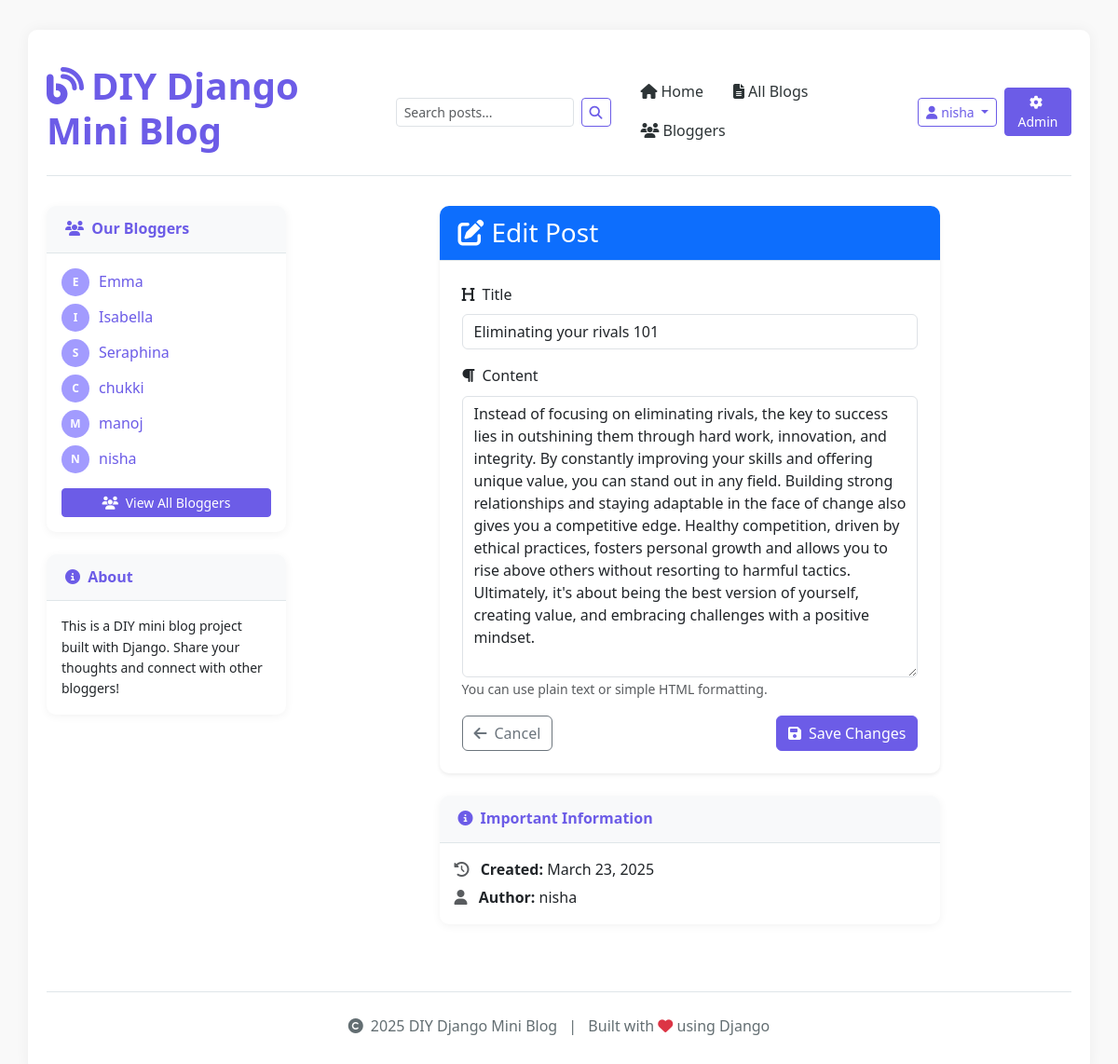
Screenshot of /blog/post/7/update/ (signed in) with the database file from the repository.
### blog/models.py (models this page shows, shortened)
class Post(models.Model):
    title = models.CharField(max_length=200)
    content = models.TextField()
    date_posted = models.DateTimeField(default=timezone.now)
    author = models.ForeignKey(User, on_delete=models.CASCADE)
    categories = models.ManyToManyField(Category, related_name='posts', blank=True)
    likes = models.ManyToManyField(User, related_name='liked_posts', blank=True)
    class Meta:
        ordering = ['-date_posted']

### blog/views.py (the view, shortened to what this page needs)
# urls.py: path('post/<int:post_id>/update/', views.post_update, name='post_update'),
@login_required
def post_update(request, post_id):
    post = get_object_or_404(Post, id=post_id)
    if post.author != request.user:
        messages.error(request, "You don't have permission to edit this post.")
        return redirect('post_detail', post_id=post.id)
    return render(request, 'blog/post_update.html', {
        'title': 'Edit Post',
        'post': post,
    })

### blog/context_processors.py (called while the page is built)
def bloggers_processor(request):
    bloggers = User.objects.annotate(post_count=Count('post')).filter(post_count__gt=0).order_by('username')
    return {
        'bloggers': bloggers,
    }

### blog/templates/blog/post_update.html (shortened to what this page needs)
{% extends 'blog/base.html' %}
{% block content %}
<div class="row justify-content-center">
    <div class="col-md-10 col-lg-8">
        <div class="card border-0 shadow-sm">
            <div class="card-header bg-primary text-white">
                <h3 class="mb-0">
                    <i class="fas fa-edit me-2"></i>Edit Post
                </h3>
            </div>
            <div class="card-body p-4">
                <form method="post">
                    <div class="mb-3">
                        <label for="id_title" class="form-label">
                            <i class="fas fa-heading me-2"></i>Title
                        </label>
                        <input type="text"
                               name="title"
                               id="id_title"
                               class="form-control"
                               value="{{ post.title }}"
                               required autofocus>
                    </div>
                    <div class="mb-3">
                        <label for="id_content" class="form-label">
                            <i class="fas fa-paragraph me-2"></i>Content
                        </label>
                        <textarea name="content"
                                  id="id_content"
                                  class="form-control"
                                  rows="12"
                                  required>{{ post.content }}</textarea>
                        <small class="form-text text-muted">You can use plain text or simple HTML formatting.</small>
                    </div>
                    <div class="d-flex justify-content-between">
                        <a href="{% url 'post_detail' post.id %}" class="btn btn-outline-secondary">
                            <i class="fas fa-arrow-left me-2"></i>Cancel
                        </a>
                        <button type="submit" class="btn btn-primary">
                            <i class="fas fa-save me-2"></i>Save Changes
                        </button>
                    </div>
                </form>
            </div>
        </div>
        <div class="card mt-4">
            <div class="card-header bg-light">
                <i class="fas fa-info-circle me-2"></i>Important Information
            </div>
            <div class="card-body">
                <p class="mb-1">
                    <i class="fas fa-history text-muted me-2"></i>
                    <strong>Created:</strong> {{ post.date_posted|date:"F d, Y" }}
                </p>
                <p class="mb-0">
                    <i class="fas fa-user text-muted me-2"></i>
                    <strong>Author:</strong> {{ post.author.username }}
                </p>
            </div>
        </div>
    </div>
</div>
{% endblock %}

### blog/templates/blog/base.html (shortened to what this page needs)
<!DOCTYPE html>
<html lang="en">
<head>
    <link href="https://cdn.jsdelivr.net/npm/bootstrap@5.3.0/dist/css/bootstrap.min.css" rel="stylesheet">
    <link rel="stylesheet" href="https://cdnjs.cloudflare.com/ajax/libs/font-awesome/6.4.0/css/all.min.css">
</head>
<body>
    <div class="container">
        <header class="site-header">
            <div class="row flex-nowrap justify-content-between align-items-center py-3">
                <div class="col-md-4">
                    <a href="{% url 'home' %}" class="text-decoration-none">
                        <h1 class="site-title display-6">
                            <i class="fas fa-blog me-2"></i>DIY Django Mini Blog
                        </h1>
                    </a>
                </div>
                <div class="col-md-8 d-flex justify-content-end align-items-center">
                    <form class="d-flex me-3" action="{% url 'search_results' %}" method="get">
                        <input class="form-control form-control-sm me-2" type="search" name="q" placeholder="Search posts..." aria-label="Search" required>
                        <button class="btn btn-sm btn-outline-primary" type="submit">
                            <i class="fas fa-search"></i>
                        </button>
                    </form>
                    <nav class="nav me-3 d-none d-md-flex">
                        <a class="nav-link" href="{% url 'home' %}">
                            <i class="fas fa-home me-1"></i>Home
                        </a>
                        <a class="nav-link" href="{% url 'post_list' %}">
                            <i class="fas fa-file-alt me-1"></i>All Blogs
                        </a>
                        <a class="nav-link" href="{% url 'bloggers_list' %}">
                            <i class="fas fa-users me-1"></i>Bloggers
                        </a>
                    </nav>
                    {% if user.is_authenticated %}
                        <div class="dropdown me-2">
                            <button class="btn btn-sm btn-outline-primary dropdown-toggle" type="button" id="userDropdown" data-bs-toggle="dropdown" aria-expanded="false">
                                <i class="fas fa-user me-1"></i>{{ user.username }}
                            </button>
                        </div>
                    {% endif %}
                    <a href="/admin/" class="btn btn-sm btn-primary">
                        <i class="fas fa-cog me-1"></i>Admin
                    </a>
                </div>
            </div>
        </header>
        <div class="row mt-4">
            <div class="col-md-3">
                <div class="sidebar">
                    <div class="card">
                        <div class="card-header">
                            <i class="fas fa-users me-1"></i> Our Bloggers
                        </div>
                        <div class="card-body">
                            <ul class="list-unstyled">
                                {% for blogger in bloggers %}
                                    <li class="mb-2 blogger-item">
                                        <div class="blogger-avatar">
                                            {{ blogger.username|slice:":1"|upper }}
                                        </div>
                                        <a href="{% url 'blogger_detail' blogger.id %}" class="text-decoration-none">
                                            {{ blogger.username }}
                                        </a>
                                    </li>
                                {% empty %}
                                    <li>
                                        <a href="{% url 'bloggers_list' %}" class="text-decoration-none">View All Bloggers</a>
                                    </li>
                                {% endfor %}
                            </ul>
                            <a href="{% url 'bloggers_list' %}" class="btn btn-sm btn-primary d-block mt-2">
                                <i class="fas fa-users me-1"></i> View All Bloggers
                            </a>
                        </div>
                    </div>
                    <div class="card">
                        <div class="card-header">
                            <i class="fas fa-info-circle me-1"></i> About
                        </div>
                        <div class="card-body">
                            <p class="small mb-0">
                                This is a DIY mini blog project built with Django. Share your thoughts and connect with other bloggers!
                            </p>
                        </div>
                    </div>
                </div>
            </div>
            <div class="col-md-9">
                <main>
                    {% block content %}{% endblock %}
                </main>
            </div>
        </div>
        <footer class="footer text-center">
            <p>
                <i class="fas fa-copyright me-1"></i> {% now "Y" %} DIY Django Mini Blog
                <span class="mx-2">|</span>
                Built with <i class="fas fa-heart text-danger"></i> using Django
            </p>
        </footer>
    </div>
</body>
</html>

### blog/templates/blog/base.html (style rules this page uses)
:root { --primary-color: #6c5ce7; --secondary-color: #a29bfe; --accent-color: #fd79a8; --light-color: #f8f9fa; --dark-color: #343a40; --text-color: #2d3436; --muted-color: #636e72; --border-color: #dfe6e9; }
body { padding-top: 2rem; padding-bottom: 2rem; font-family: 'Segoe UI', Tahoma, Geneva, Verdana, sans-serif; color: var(--text-color); background-color: #f9f9f9; line-height: 1.6; }
.container { background-color: white; box-shadow: 0 0 15px rgba(0, 0, 0, 0.05); border-radius: 10px; padding: 20px; }
.site-header { margin-bottom: 2rem; border-bottom: 1px solid var(--border-color); }
.site-title { color: var(--primary-color); font-weight: 700; transition: color 0.3s ease; }
.nav-link { color: var(--text-color); font-weight: 500; padding: 0.5rem 1rem; border-radius: 5px; transition: all 0.3s ease; }
.footer { margin-top: 3rem; padding-top: 1.5rem; color: var(--muted-color); border-top: 1px solid var(--border-color); }
.sidebar { position: sticky; top: 2rem; }
.card { border: none; border-radius: 10px; box-shadow: 0 2px 10px rgba(0, 0, 0, 0.05); transition: transform 0.3s ease, box-shadow 0.3s ease; margin-bottom: 1.5rem; }
.card-header { background-color: var(--light-color); color: var(--primary-color); font-weight: 600; border-bottom: 1px solid var(--border-color); border-radius: 10px 10px 0 0 !important; padding: 0.75rem 1.25rem; }
.btn-primary { background-color: var(--primary-color); border-color: var(--primary-color); }
.btn-outline-primary { color: var(--primary-color); border-color: var(--primary-color); }
a { color: var(--primary-color); text-decoration: none; transition: color 0.3s ease; }
.blogger-item { display: flex; align-items: center; margin-bottom: 0.5rem; }
.blogger-avatar { width: 30px; height: 30px; display: flex; align-items: center; justify-content: center; background-color: var(--secondary-color); color: white; border-radius: 50%; margin-right: 10px; font-weight: bold; font-size: 12px; }

### rows the page displays
Post: title "Eliminating your rivals 101", content "Instead of focusing on eliminating rivals, the key to success lies in outshining them through hard work, innovation, and integrity. By constantly improving your skills and offering unique value, you can stand out in any field. Building strong relationships and staying adaptable in the face of change also gives you a competitive edge. Healthy competition, driven by ethical practices, fosters personal growth and allows you to rise above others without resorting to harmful tactics. Ultimately, it's about being the best version of yourself, creating value, and embracing challenges with a positive mindset.", date_posted "March 23, 2025", author.username "nisha"

### other values shown
{{ user.username }} "nisha"
{{ blogger.username|slice:":1"|upper }} "E"
{{ blogger.username }} "Emma"
{{ blogger.username|slice:":1"|upper }} "I"
{{ blogger.username }} "Isabella"
{{ blogger.username|slice:":1"|upper }} "S"
{{ blogger.username }} "Seraphina"
{{ blogger.username|slice:":1"|upper }} "C"
{{ blogger.username }} "chukki"
{{ blogger.username|slice:":1"|upper }} "M"
{{ blogger.username }} "manoj"
{{ blogger.username|slice:":1"|upper }} "N"
{{ blogger.username }} "nisha"
